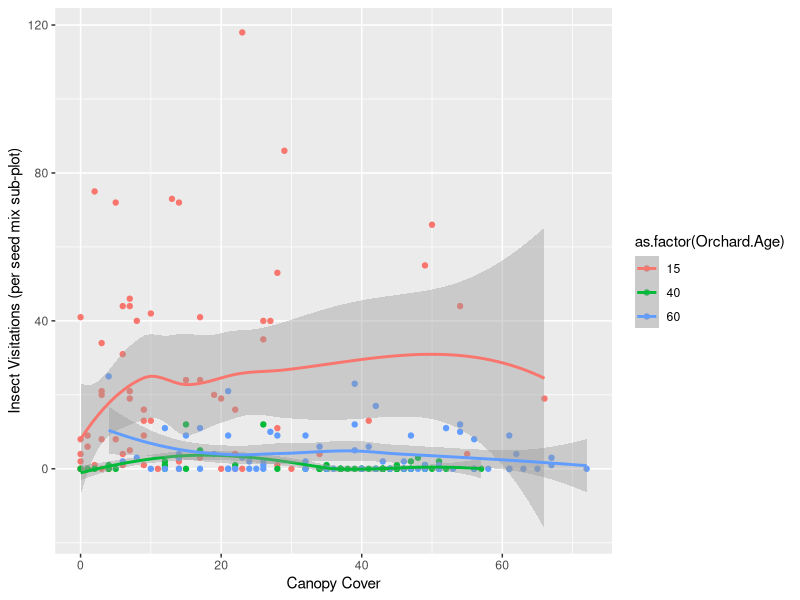
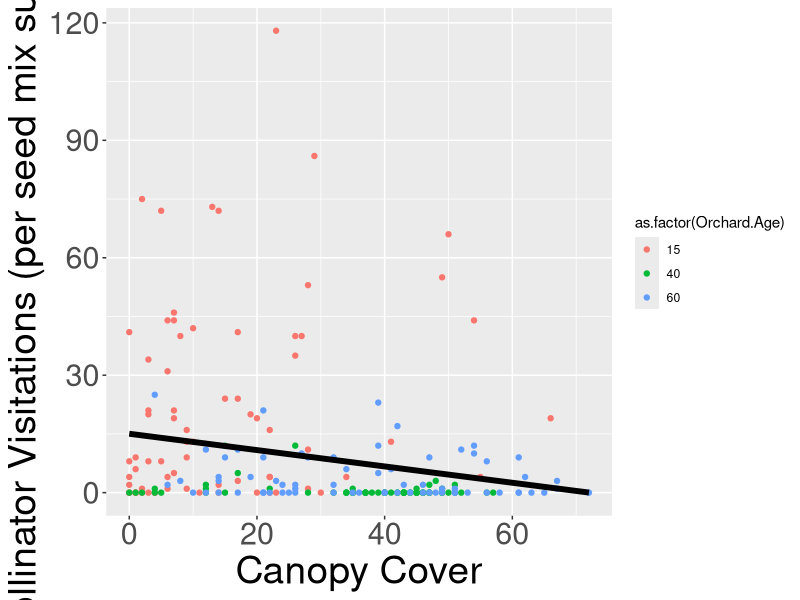
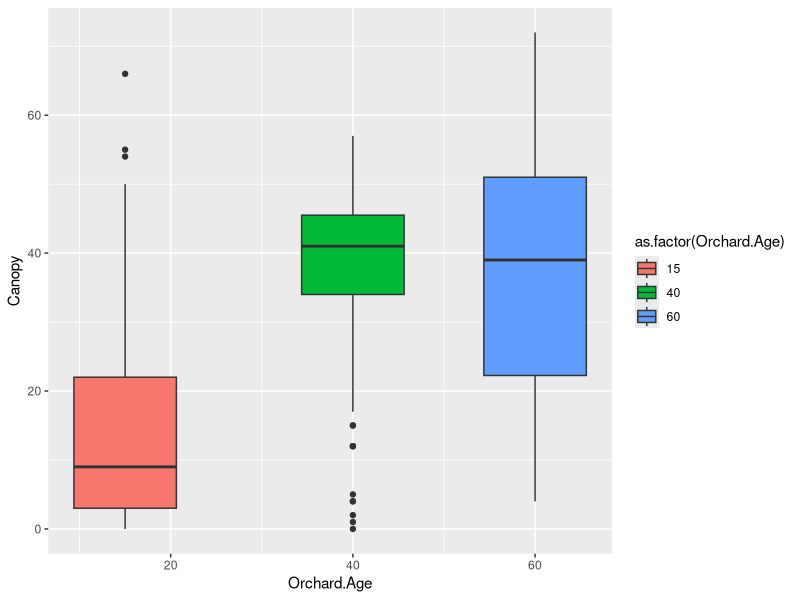

These figures' R source, in order: (Note: this script raises an error after producing the figures.)
## POLLINATOR THESIS PROJECT FIGURES
## Canopy cover vs. pollinator abundances


## Libraries needed
library(tidyverse)
library(ggplot2)
library(dplyr)
library(nlme)
library(multcomp)

#############################
#############################
## Import data
## Clean up column names and columns

observedpollinators <- read.csv("observedpollinators_2021.csv")%>%
  mutate(Management=ifelse(Management=="flailscrape", "scraped", ifelse(Management=="flail", "flailed", Management)))%>%
  mutate(Seed.Mix=ifelse(Seed.Mix=="annuals", "annual", ifelse(Seed.Mix=="perennials", "perennial", Seed.Mix)))
names(observedpollinators) <- c ("Month", "Orchard.Age", "Block", "Management", "Seed.Mix", "Host.Plant", "Morphospecies", "Number", "Notes")
#before proceeding to merge you'll need to summarize this down to the month level example below
observedpollinators<-observedpollinators%>%
  group_by(Orchard.Age, Block, Management, Seed.Mix)%>%
  summarize(Number=sum(Number))

canopycover <- read.csv("canopy_cover.csv")%>%
  filter(year==2021)%>% #have to do this here
  mutate(seedmix=ifelse(seedmix=="annuals", "annual", ifelse(seedmix=="perennials", "perennial", seedmix)))
names(canopycover) <- c("Orchard.Age", "Block", "Management", "Seed.Mix", "Canopy", "Year")
#############################
#############################

## I want to compare pollinator abundance and canopy cover, and I'd also like to keep the
## orchard age variable in there so that I can see if that has an effect (since canopy
## cover tended to vary with age)
## I also want to filter out 2020 data, since pollinators were only collected in 2021
#why? canopy is at the seeding plot level
#A: Maybe I can just select for canopy instead? I just want to include the canopy values in the
#'canopyvisits' dataset for the plot

canopyvisits <- full_join(observedpollinators, canopycover) %>%
  mutate(Number=ifelse(is.na(Number), 0, Number))%>%
  group_by(Orchard.Age, Block, Canopy, Seed.Mix) %>% 
  summarise(Number = sum(Number))

## Plot

ggplot(canopyvisits, aes(x=Canopy, y=Number, colour=as.factor(Orchard.Age))) +
  geom_point() +
  labs(x="Canopy Cover", y = "Insect Visitations (per seed mix sub-plot)") +
  stat_smooth()

ggplot(canopyvisits, aes(x=Canopy, y=Number)) +
  geom_point(aes(colour=as.factor(Orchard.Age))) +
  labs(x="Canopy Cover", y = "Pollinator Visitations (per seed mix sub-plot)") +
  ##stat_smooth(method="lm",aes(color=as.factor(Orchard.Age)), size=1, se=F)+
  stat_smooth(method="lm", size=2, color="black", se=F) +
  theme(axis.text=element_text(size=22),
        axis.title=element_text(size=28))

## Plot of canopy vs. orchard age differences, and CLD
ggplot(canopyvisits, aes(x=Orchard.Age, y=Canopy)) +
  geom_boxplot(aes(fill=as.factor(Orchard.Age)))

canopycld<-canopyvisits%>%
  mutate(trt= as.factor(paste(Canopy, Orchard.Age, sep="_")))%>%
  ungroup()

#COMPACT LETTER DISPLAY
cld(glht(aov(Canopy~trt, data=canopycld), mcp(trt="Tukey"))) 
#############################
#############################

## Statistics
## I'm using a mixed model. 'lme' uses t-tests and f-tests to find the significance between
## canopy cover and insect visits. Canopy cover is a random effect.

#when we look at effect of canopy on visitations with orchard age as a random
#removing the effect of orchard age
mmcanopy<-lme(Number~Canopy, random = ~1|Block/Orchard.Age, data = canopyvisits, na.action=na.omit)
summary(mmcanopy)
anova(mmcanopy) #not significant

mmcanopy<-lme(Number~Canopy*Orchard.Age, random = ~1|Block, data = canopyvisits, na.action=na.omit)
summary(mmcanopy)
anova(mmcanopy) #not significant interaction: Canopy:Orchard.Age     1   200  0.07175  0.7891

# if you only look at canopy, ignoring orchard age
mmcanopy<-lme(Number~Canopy, random = ~1|Block, data = canopyvisits, na.action=na.omit)
summary(mmcanopy)
anova(mmcanopy) #significant

## When effect of orchard age is removed, significant.
## Because orchard age is strongly tied to canopy

#mmcanopy2<-lme(Number~Seed.Mix*Canopy, random = ~1|Block/Orchard.Age, data = canopyvisits, na.action=na.omit)
##summary(mmcanopy2)
#anova(mmcanopy2) 
#seed mix yes, canopy no

## testing canopy cover by orchard age
mmcanopy3<-lme(Canopy~Orchard.Age, random = ~1|Block, data = canopyvisits, na.action=na.omit)
summary(mmcanopy3)
anova(mmcanopy3)
